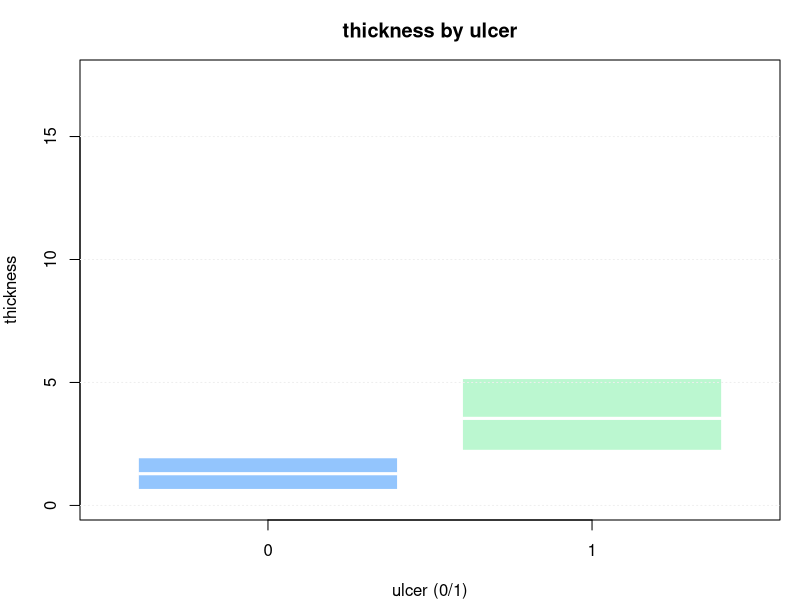
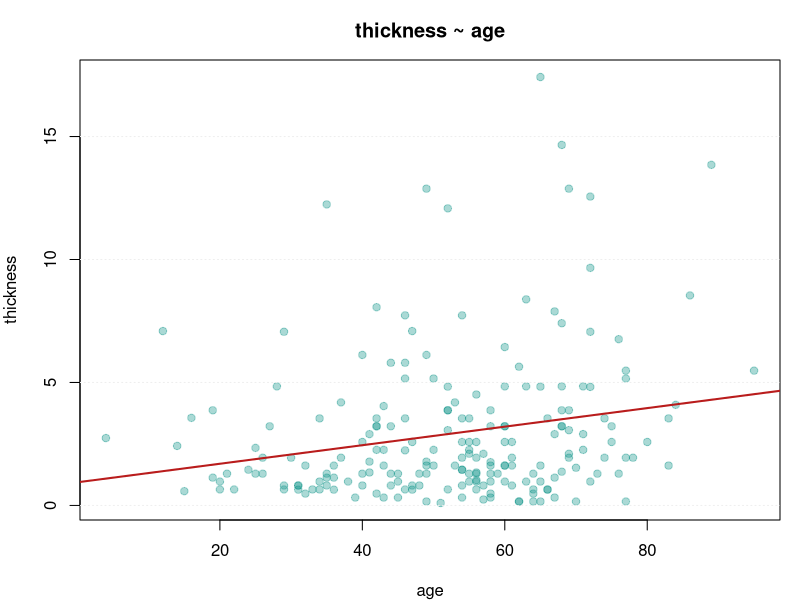
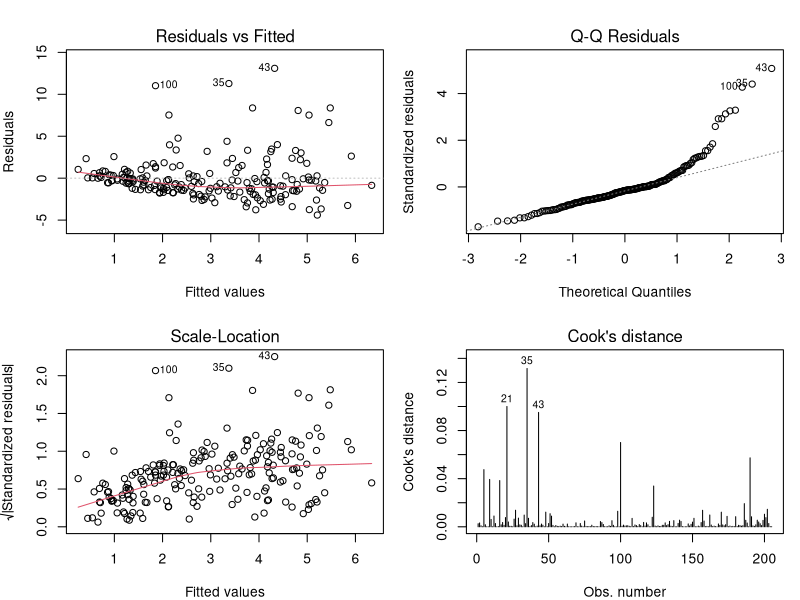
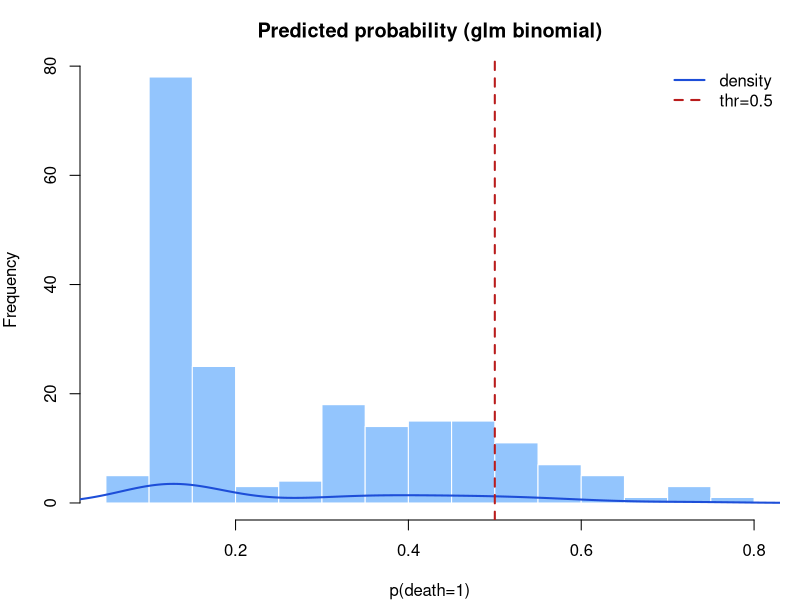
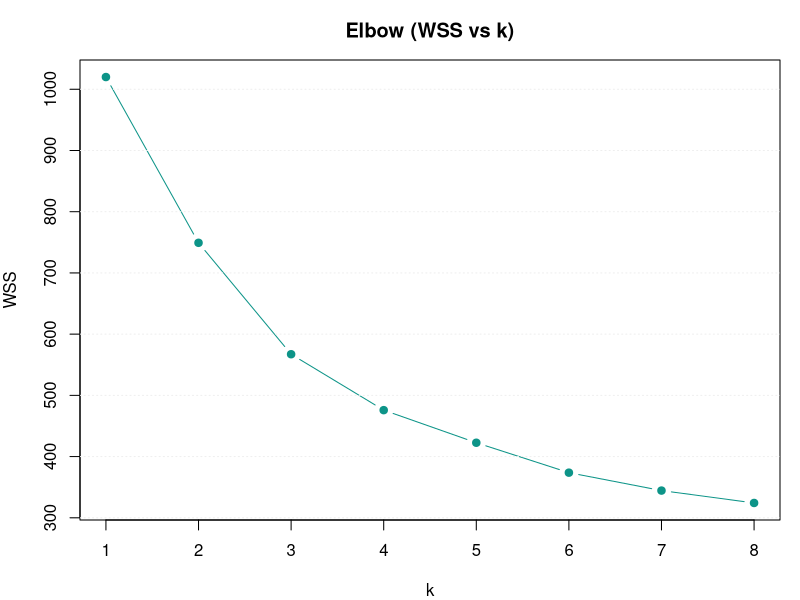
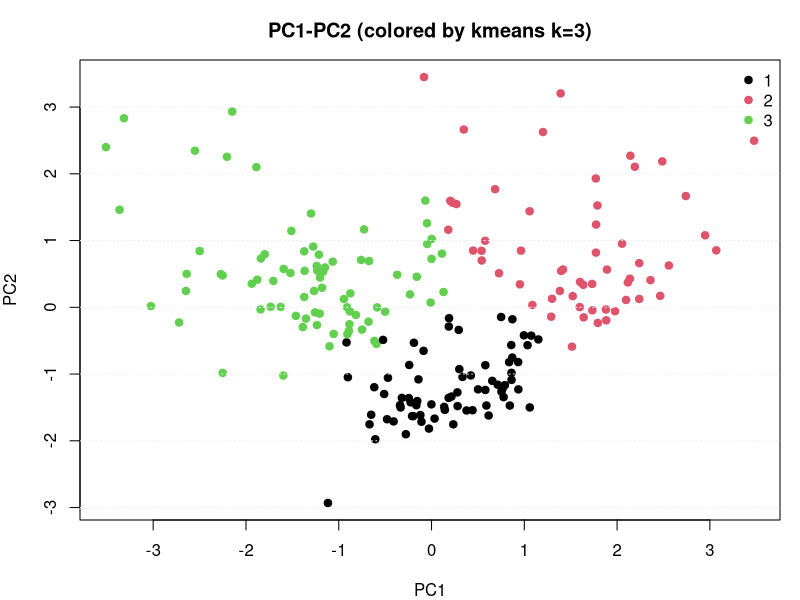
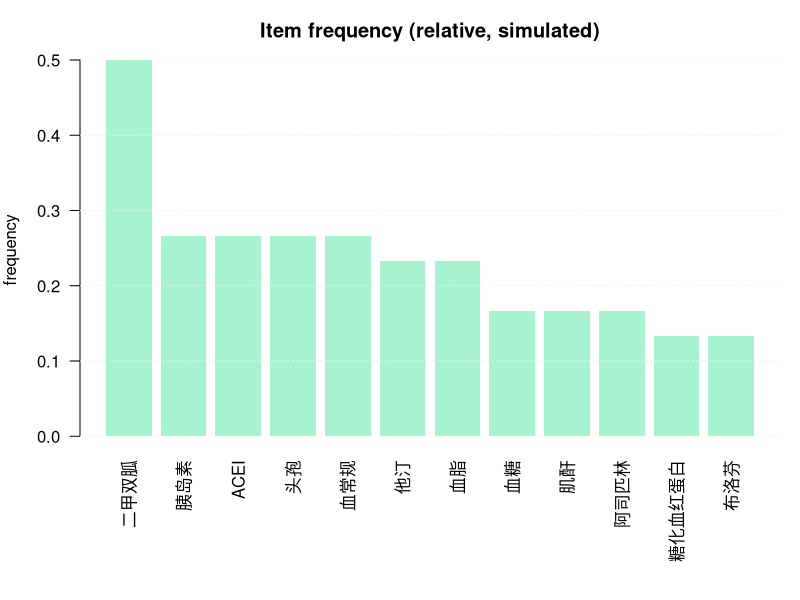

Write the R code that produced these figures, in order.
# 生成 04-09 练习页配图（尽量只依赖 base R + MASS）
# 运行方式（建议在本脚本所在目录运行）：
#   setwd("docs/Practice"); source("gen_figures_04_09.R")
# 或命令行：
#   Rscript docs/Practice/gen_figures_04_09.R

options(repos = c(CRAN = "https://mirrors.tuna.tsinghua.edu.cn/CRAN/"))
if (!requireNamespace("MASS", quietly = TRUE)) install.packages("MASS")
library(MASS)

data(Melanoma)
mel <- as.data.frame(Melanoma)

fig_dir <- file.path(getwd(), "figures")
dir.create(fig_dir, showWarnings = FALSE, recursive = TRUE)

# ---------- 04：推断（箱线图） ----------
png(file.path(fig_dir, "p04-boxplot-thickness-ulcer.png"), width = 860, height = 520, res = 120, bg = "white")
par(mar = c(4, 4, 3, 1))
boxplot(thickness ~ factor(ulcer), data = mel,
        xlab = "ulcer (0/1)", ylab = "thickness",
        main = "thickness by ulcer",
        col = c("#93c5fd", "#bbf7d0"), border = "white")
grid(nx = NA, ny = NULL, col = "#eeeeee")
dev.off()

# ---------- 05：线性回归（散点+回归线 & 诊断图） ----------
png(file.path(fig_dir, "p05-scatter-fit1.png"), width = 860, height = 520, res = 120, bg = "white")
par(mar = c(4, 4, 3, 1))
plot(mel$age, mel$thickness,
     xlab = "age", ylab = "thickness",
     main = "thickness ~ age",
     pch = 19, col = rgb(13/255, 148/255, 136/255, 0.35))
abline(lm(thickness ~ age, data = mel), col = "#b91c1c", lwd = 2)
grid(nx = NA, ny = NULL, col = "#eeeeee")
dev.off()

fit2 <- lm(thickness ~ age + factor(sex) + ulcer + year, data = mel)
png(file.path(fig_dir, "p05-diagnostic-fit2.png"), width = 980, height = 760, res = 120, bg = "white")
par(mfrow = c(2, 2), mar = c(4, 4, 3, 1))
plot(fit2, which = 1:4)
par(mfrow = c(1, 1))
dev.off()

# ---------- 06：Logistic（预测概率分布） ----------
mel$death <- ifelse(mel$status == 1, 1, 0)
fit6 <- glm(death ~ age + thickness + ulcer + factor(sex), data = mel, family = binomial)
p <- predict(fit6, type = "response")
png(file.path(fig_dir, "p06-prob-hist.png"), width = 860, height = 520, res = 120, bg = "white")
par(mar = c(4, 4, 3, 1))
hist(p, breaks = 18, col = "#93c5fd", border = "white",
     main = "Predicted probability (glm binomial)", xlab = "p(death=1)")
lines(density(p), col = "#1d4ed8", lwd = 2)
abline(v = 0.5, col = "#b91c1c", lwd = 2, lty = 2)
legend("topright", legend = c("density", "thr=0.5"),
       col = c("#1d4ed8", "#b91c1c"), lwd = 2, lty = c(1, 2), bty = "n")
dev.off()

# ---------- 07：聚类与 PCA ----------
num_cols <- c("time", "age", "thickness", "ulcer", "year")
X <- mel[, num_cols]
Xz <- scale(X)
Xz <- Xz[complete.cases(Xz), , drop = FALSE]

set.seed(123)
wss <- sapply(1:8, function(k) kmeans(Xz, centers = k, nstart = 10)$tot.withinss)
png(file.path(fig_dir, "p07-elbow-wss.png"), width = 860, height = 520, res = 120, bg = "white")
par(mar = c(4, 4, 3, 1))
plot(1:8, wss, type = "b", xlab = "k", ylab = "WSS", main = "Elbow (WSS vs k)",
     pch = 19, col = "#0d9488")
grid(nx = NA, ny = NULL, col = "#eeeeee")
dev.off()

set.seed(123)
km3 <- kmeans(Xz, centers = 3, nstart = 25)
pc <- prcomp(Xz, center = TRUE, scale. = FALSE)
Z <- pc$x[, 1:2]
png(file.path(fig_dir, "p07-pca-k3.png"), width = 860, height = 560, res = 120, bg = "white")
par(mar = c(4, 4, 3, 1))
plot(Z, col = km3$cluster, pch = 19,
     xlab = "PC1", ylab = "PC2",
     main = "PC1-PC2 (colored by kmeans k=3)")
legend("topright", legend = sort(unique(km3$cluster)),
       col = sort(unique(km3$cluster)), pch = 19, bty = "n")
grid(nx = NA, ny = NULL, col = "#eeeeee")
dev.off()

# ---------- 08：关联规则（项目频率示意） ----------
items <- c("二甲双胍", "胰岛素", "血糖", "糖化血红蛋白",
           "ACEI", "利尿剂", "肌酐",
           "他汀", "血脂", "空腹血糖",
           "头孢", "布洛芬", "血常规",
           "阿司匹林", "血钾")

set.seed(42)
visit_n <- 30
prob <- c(0.35, 0.22, 0.28, 0.15, 0.22, 0.18, 0.14, 0.26, 0.30, 0.16, 0.20, 0.18, 0.32, 0.20, 0.14)

Xbin <- sapply(seq_along(items), function(j) rbinom(visit_n, 1, prob[j]))
colnames(Xbin) <- items
freq <- colMeans(Xbin)
ord <- order(freq, decreasing = TRUE)
top <- ord[1:12]

png(file.path(fig_dir, "p08-itemfreq.png"), width = 980, height = 520, res = 120, bg = "white")
par(mar = c(8, 4, 3, 1))
barplot(freq[top], las = 2, col = "#a7f3d0", border = NA,
        main = "Item frequency (relative, simulated)", ylab = "frequency")
grid(nx = NA, ny = NULL, col = "#eeeeee")
dev.off()

message("Figures saved to: ", normalizePath(fig_dir, mustWork = TRUE))
